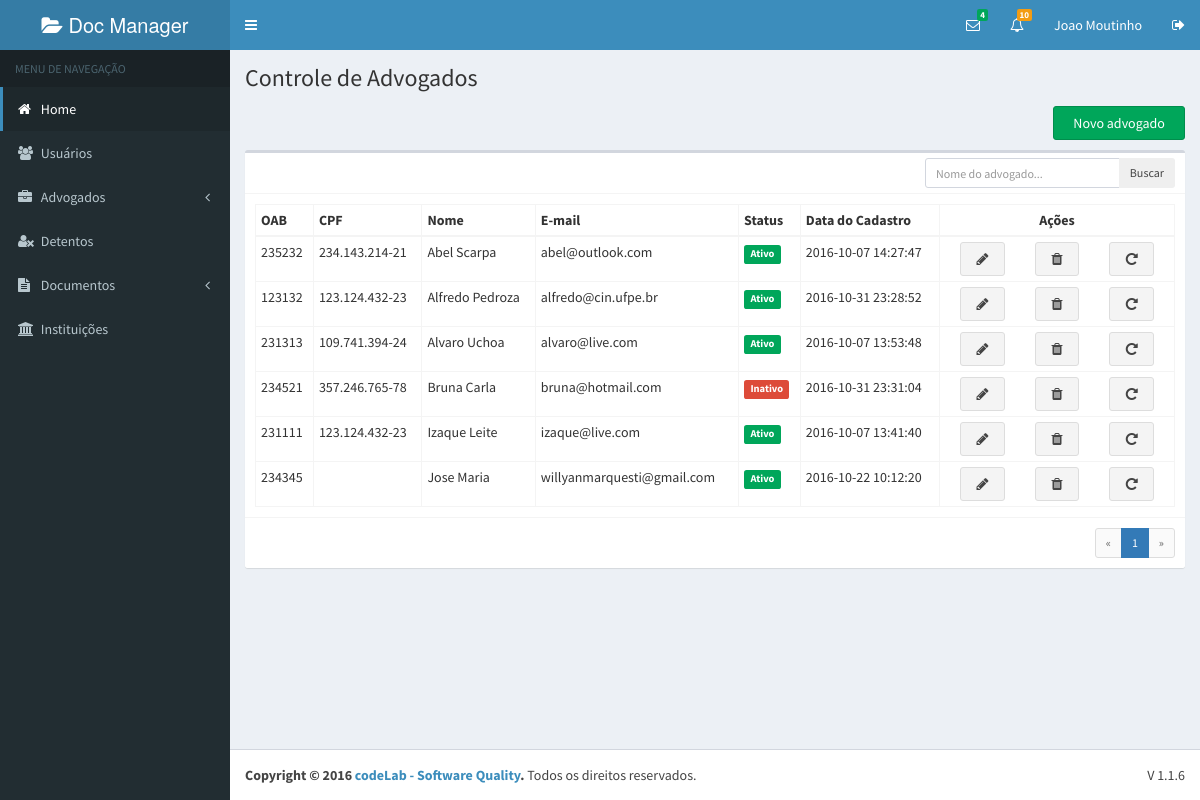
The app's page /srcAdvogado.php (signed in) with its own data.
### tables this page shows
CREATE TABLE `advogado` (
  `id` int(11) NOT NULL AUTO_INCREMENT,
  `oab` int(10) NOT NULL,
  `cpf` varchar(14) DEFAULT NULL,
  `nome` varchar(50) NOT NULL,
  `sobrenome` varchar(45) NOT NULL,
  `email` varchar(45) NOT NULL,
  `senha` varchar(10) NOT NULL,
  `sexo` int(1) NOT NULL,
  `status` int(1) NOT NULL,
  `arquivo` varchar(45) DEFAULT NULL,
  `dataCadastro` datetime NOT NULL,
  PRIMARY KEY (`id`)
);

### srcAdvogado.php (the view, shortened to what this page needs)
 <?php
 require'head.php';
 require 'config/conexao.php';
 ?>
  <?php
  $buscar = $_POST['buscar'];
  $itens_por_pagina = 10;
  $pagina = (isset($_GET['pagina']))? (int)$_GET['pagina'] : 0;
  $item = ($pagina * $itens_por_pagina);
   $sql_code = "SELECT * FROM advogado WHERE nome LIKE '%".$buscar."%' ORDER BY nome LIMIT $item, $itens_por_pagina";
   $execute  = $mysqli  -> query($sql_code) or die ($mysqli->error);
   $advogado  = $execute -> fetch_assoc();
   $num      = $execute -> num_rows;
   $num_total = $mysqli->query("SELECT * FROM advogado WHERE nome LIKE '%".$buscar."%'")->num_rows;
   $num_paginas = ceil($num_total/$itens_por_pagina);
  ?>
  <div class="content-wrapper">
    <section class="content-header">
      <h1>Controle de Advogados<small></small></h1>
    </section>
    <section class="content">
    <div class="row">
    <div class="col-md-10"></div>
      <div class="col-md-2">
        <button type="button" class="btn btn-block btn-success btn-novo" data-toggle="modal" data-target="#modalCadastro">Novo advogado</button>
      </div>
    </div>
        <div class="box">
            <div class="box-header with-border">
              <div class="box-tools">
              <form class="form-group" name="form-pesquisa" action="srcAdvogado.php" method="POST">
                <div class="input-group input-group-sm" style="width: 250px;">
                  <input type="text" name="buscar" class="form-control pull-right" placeholder="Nome do advogado...">
                  <div class="input-group-btn">
                    <input type="submit" class="btn btn-flat" name="enviar" value="Buscar"/>
                  </div>
                </div>
                </form>
              </div>
            </div>
            <div class="box-body">
            <?php if ($num > 0) { ?>
            <table class="table table-bordered table-hover table-condensed">
            <thead>
              <tr style="font-weight: bold;">
                <td>OAB</td>
                <td>CPF</td>
                <td>Nome</td>
                <td>E-mail</td>
                <td>Status</td>
                <td>Data do Cadastro</td>
                <td style="text-align: center;">Ações</td>
              </tr>
            </thead>
            <tbody>
            <?php do{ ?>
              <tr>
                <td><?php echo $advogado['oab']; ?></td>
                <td><?php echo $advogado['cpf']; ?></td>
                <td><?php echo $advogado['nome']. " " . $advogado['sobrenome']; ?></td>
                <td><?php echo $advogado['email']; ?></td>
                <td>
                <?php if ($advogado['status']==1) { echo "<span class=\"label label-success\">Ativo</span>";}
                      else { echo "<span class=\"label label-danger\">Inativo</span>"; }
                ?>
                </td>
                <td><?php echo $advogado['dataCadastro']; ?></td>
                <td>
                  <div class="btn-acoes">
                  <div class="col-md-4">
                  <button type="button" class="btn btn-block btn-default" data-toggle="modal" data-target="#editar_advogado_<?php echo $advogado['id'];?>"><i class="fa fa-pencil" data-toggle="tooltip" data-placement="top" title="Editar"></i></button>
                  </div>
                 <div class="col-md-4">
                  <button type="button" class="btn btn-block btn-default" data-toggle="modal" data-target="#excluir_advogado_<?php echo $advogado['id'];?>"><i class="fa fa-trash" data-toggle="tooltip" data-placement="top" title="Excluir"></i></button>
                 </div>
                 <div class="col-md-4">
                    <button type="button" class="btn btn-block btn-default" data-toggle="modal" data-target="#alterar_senha_<?php echo $advogado['id'];?>"><i class="fa fa-repeat" data-toggle="tooltip" data-placement="top" title="Redefinir Senha"></i></button>
                 </div>
                 </div>
                </td>
              </tr>
              <?php } while ($advogado = $execute ->fetch_assoc()); ?>
            </tbody>
              </table>
            <?php } else {echo "<h4>Desculpe, nenhum advogado com este nome foi encontrado!</h4>";}?>
            </div>
           <nav class="text-center">
            <div class="box-footer clearfix">
              <ul class="pagination pagination-sm no-margin pull-right">
                <li><a href="advogados.php?pagina=0">&laquo;</a></li>
                <?php
                for ($i=0; $i < $num_paginas; $i++) {
                   $estilo = "";
                if($pagina == $i)
                   $estilo = "class=\"active\"";
                ?>
                <li <?php echo $estilo; ?>><a href="advogados.php?pagina=<?php echo $i; ?>"><?php echo $i+1; ?></a></li>
                <?php } ?>
                <li><a href="advogados.php?pagina=<?php echo $num_paginas-1; ?>">&raquo;</a></li>
              </ul>
            </div>
          </div>
        </section>
        </div>
<?php require 'footer.php' ?>

### css/style.css (style rules this page uses)
.btn-novo { margin-bottom: 10px; }

### records on screen
advogado: oab "235232", cpf "234.143.214-21", nome "Abel", sobrenome "Scarpa", email "abel@outlook.com", status "Ativo", dataCadastro "2016-10-07 14:27:47"
advogado: oab "123132", cpf "123.124.432-23", nome "Alfredo", sobrenome "Pedroza", email "alfredo@cin.ufpe.br", status "Ativo", dataCadastro "2016-10-31 23:28:52"
advogado: oab "231313", cpf "109.741.394-24", nome "Alvaro", sobrenome "Uchoa", email "alvaro@live.com", status "Ativo", dataCadastro "2016-10-07 13:53:48"
advogado: oab "234521", cpf "357.246.765-78", nome "Bruna", sobrenome "Carla", email "bruna@hotmail.com", status "Inativo", dataCadastro "2016-10-31 23:31:04"
advogado: oab "231111", cpf "123.124.432-23", nome "Izaque", sobrenome "Leite", email "izaque@live.com", status "Ativo", dataCadastro "2016-10-07 13:41:40"
advogado: oab "234345", nome "Jose", sobrenome "Maria", email "willyanmarquesti@gmail.com", status "Ativo", dataCadastro "2016-10-22 10:12:20"

### other values on screen
$_SESSION['nome'] "Joao"
$_SESSION['sobrenome'] "Moutinho"
